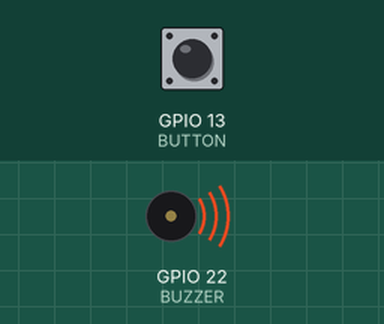
This sketch was run on a simulated ESP32. On the bench: buzzer (waves = sounding). Inputs (shaded band) come from the test bench; at power-on: GPIO 13 (BUTTON) HIGH.

Above: at 0.1 s.
Timing chart, 0 to 1.6 s (numbered marks = the images above):
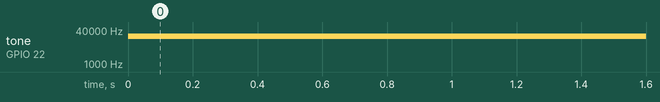

The sketch:

Buzzer_Music-automatic.ino.ino
```cpp
//有源蜂鸣器,播放音乐

#define BUZZER 22
#define BUTTON 13

#define CHANNEL 0 //通道号
#define RESOLUTION 8 //分辨率
#define FREQ 20000 //频率


//定义音符频率数组
int tone_array[]={20000, 262, 294, 330, 350, 393, 441, 495};
//乐谱
int music[]= {1, 1, 5, 5, 6, 6, 5, 0, 4, 4, 3, 3,
               2, 2, 1, 0, 5, 5, 4, 4, 3, 3, 2, 0,
               5, 5, 4, 4, 3, 3, 2, 0, 1, 1, 5, 5,
               6, 6, 5, 0, 4, 4, 3, 3, 2, 2, 1, 0};


void setup() {
  pinMode(BUZZER, OUTPUT);
  pinMode(BUTTON, INPUT_PULLUP);
  //LEDC外设初始化
  ledcSetup(CHANNEL, FREQ, RESOLUTION);
  ledcAttachPin(BUZZER, CHANNEL); //通道绑定
}


void loop() {
  if(!digitalRead(BUTTON)){
    for(int i=0; i<sizeof(music)/sizeof(music[0]); i++){
      ledcWriteTone(CHANNEL, tone_array[ music[i] ] );
      delay(500);
    }
    delay(1000);
  }
  ledcWriteTone(CHANNEL, 20000);
}
```

Measured:
- by itself, tone on GPIO 22 (BUZZER): silent → 20000 Hz at 0.00 s
